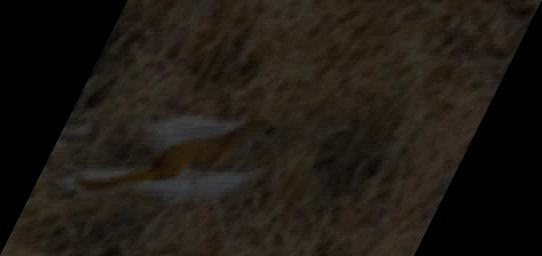
#> input picture lab3_1/estore.jpg, 542 x 256 px, found by its file name
$ python lab3.py
#> lines starting #> are read from the running program, lines starting #| are printed output that depends on the picture

import numpy as np
import cv2 as cv
import matplotlib.pyplot as plt
import cv2


image = cv.imread('D:\laby python\obrabotka\lab3_1\estore.jpg')
#> image is the input picture: shape (256, 542, 3); mean B, G, R 20.2, 26.2, 31

histSize = [256]
range = [0, 256]

def plot_rgb_hist(image, histSize, range):
    for i, col in enumerate(['b', 'g', 'r']):
        hist = cv.calcHist([image], [i], None, histSize, range)
        plt.plot(hist, color=col)
        plt.xlim(range)

clahe = cv.createCLAHE(clipLimit=2.0, tileGridSize=(8, 8))

rgb_result_image = np.empty(np.shape(image), np.uint8)
rgb_result_image[:, :, 1] = clahe.apply(image[:, :, 1])
rgb_result_image[:, :, 2] = clahe.apply(image[:, :, 2])
rgb_result_image[:, :, 0] = clahe.apply(image[:, :, 0])

gs = plt.GridSpec(2, 2)
plt.figure(figsize=(10, 8))
plt.subplot(gs[0])
plt.imshow(image)
plt.subplot(gs[1])
plt.imshow(rgb_result_image)
plt.subplot(gs[2])
plot_rgb_hist(image, histSize, range)
plt.subplot(gs[3])
plot_rgb_hist(rgb_result_image, histSize, range)

cv.imwrite("rgb_result_image.jpg", rgb_result_image)
plt.show()
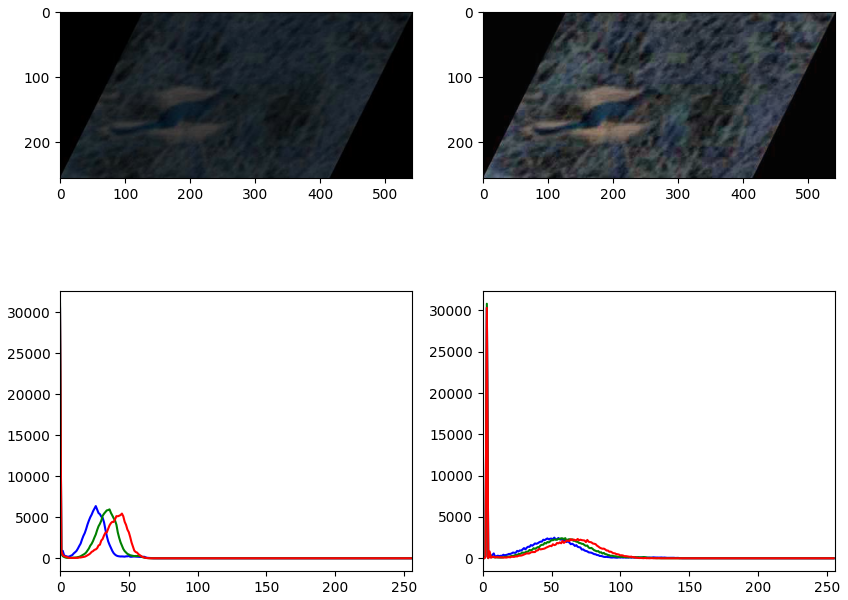
#> figure drawn by matplotlib, 4 panels; B, G, R data is drawn as R, G, B; panel 3: curve peaks at x = 0, y = 30594; panel 3: curve peaks at x = 0, y = 31054; panel 3: curve peaks at x = 0, y = 30443; panel 4: curve peaks at x = 3, y = 30365

# Загрузка изображения
image = cv2.imread("rgb_result_image.jpg")

# Применение CLAHE для улучшения контрастности
clahe = cv2.createCLAHE(clipLimit=2.0, tileGridSize=(8, 8))
rgb_result_image = np.empty(np.shape(image), np.uint8)
rgb_result_image[:, :, 1] = clahe.apply(image[:, :, 1])
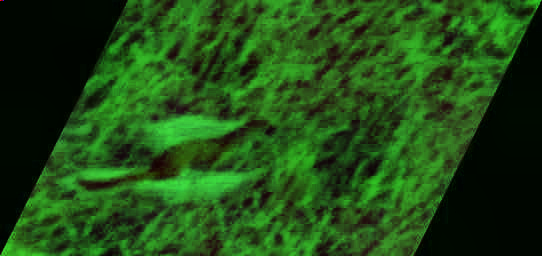
#> rgb_result_image: shape (256, 542, 3); mean B, G, R 20.2, 76, 31
rgb_result_image[:, :, 2] = clahe.apply(image[:, :, 2])
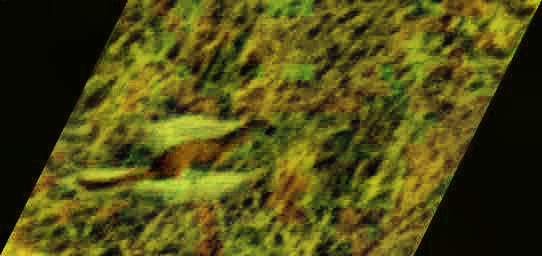
#> rgb_result_image: shape (256, 542, 3); mean B, G, R 20.2, 76, 79.4
rgb_result_image[:, :, 0] = clahe.apply(image[:, :, 0])
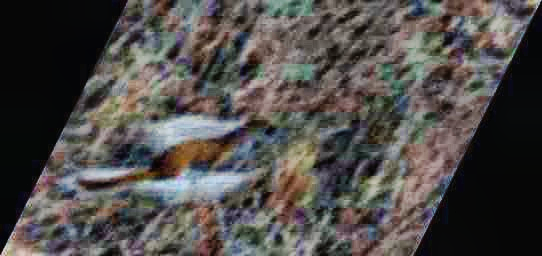
#> rgb_result_image: shape (256, 542, 3); mean B, G, R 73.6, 76, 79.4

# Увеличение контрастности
alpha = 1.2  # Параметр контрастности (можно настроить)
adjusted_image = cv2.convertScaleAbs(rgb_result_image, alpha=alpha, beta=0)
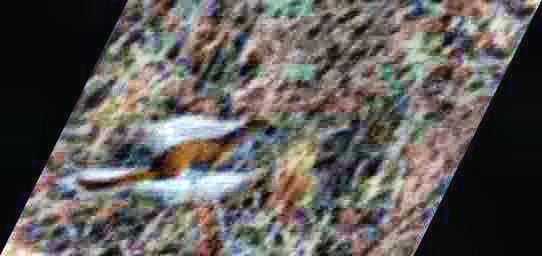
#> adjusted_image: shape (256, 542, 3); mean B, G, R 88.2, 91.1, 95.2

# Отображение изображений до и после обработки
gs = plt.GridSpec(2, 2)
plt.figure(figsize=(10, 8))

plt.subplot(gs[0])
plt.imshow(image)
plt.title("Original Image")

plt.subplot(gs[1])
plt.imshow(rgb_result_image)
plt.title("CLAHE Enhanced Image")

plt.subplot(gs[2])
plt.imshow(adjusted_image)
plt.title("Contrast Enhanced Image")

# Сохранение изображения с увеличенной контрастностью
cv2.imwrite("contrast.jpg", adjusted_image)

plt.show()
#> figure, not shown here; B, G, R data is drawn as R, G, B

original_image = cv.imread("contrast.jpg")


# Определите ядро для фильтрации
kernel = np.array([[-1, -1, -1], [-1, 8.9, -1], [-1, -1, -1]])

# Примените фильтр к изображению
filtered_image = cv.filter2D(adjusted_image, -1, kernel)
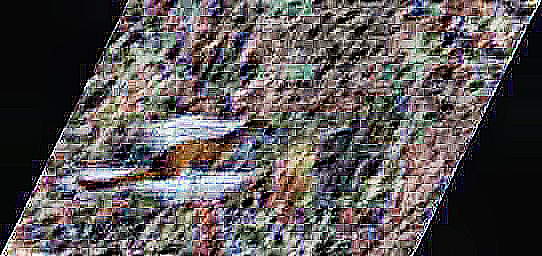
#> filtered_image: shape (256, 542, 3); mean B, G, R 83, 85, 88.1

# Визуализация результатов
plt.figure(figsize=(10, 8))

plt.subplot(1, 2, 1)
plt.imshow(adjusted_image)
plt.title("Original Image")

plt.subplot(1, 2, 2)
plt.imshow(filtered_image)
plt.title("Filtered Image")

plt.show()
#> figure, not shown here; B, G, R data is drawn as R, G, B

# Сохранение фильтрованного изображения
cv.imwrite("result_image.jpg", cv.cvtColor(filtered_image, cv.COLOR_RGB2BGR))
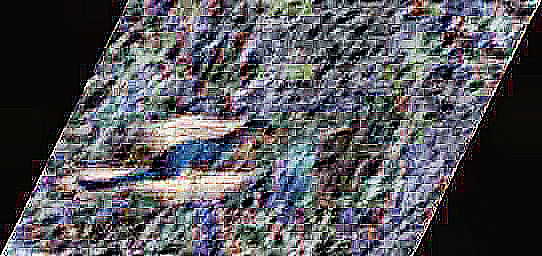
#> saved as result_image.jpg: shape (256, 542, 3); mean B, G, R 88.1, 85, 83
